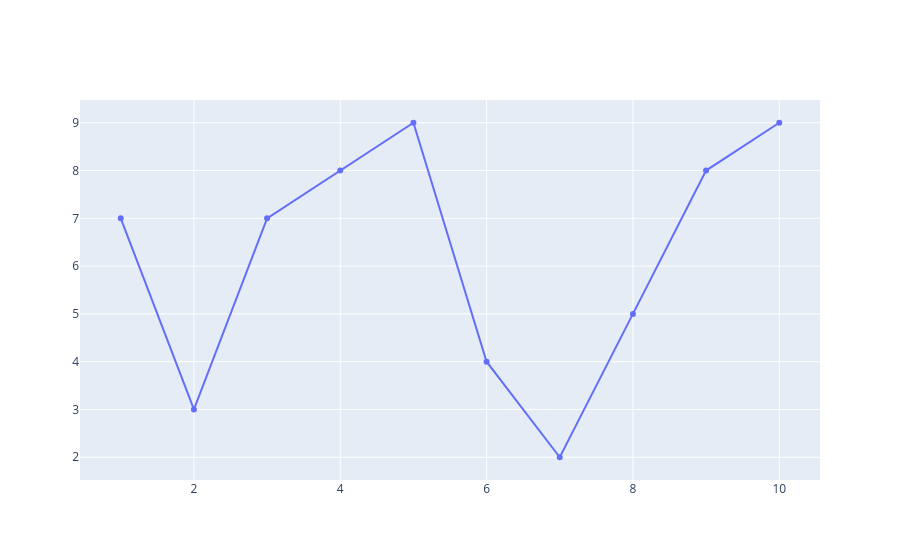

The notebook cell this image was saved under:
### Code cell
fig = go.Figure(go.Scatter(x=x, y=y))
fig.show()

### Figure 1 — Plotly figure (JSON) as saved in the notebook; plotly's stock layout.template omitted (floating-point values rounded to 4 significant figures)
{"data": [{"type": "scatter", "x": [1, 2, 3, 4, 5, 6, 7, 8, 9, 10], "y": [7, 3, 7, 8, 9, 4, 2, 5, 8, 9]}], "layout": {}}
